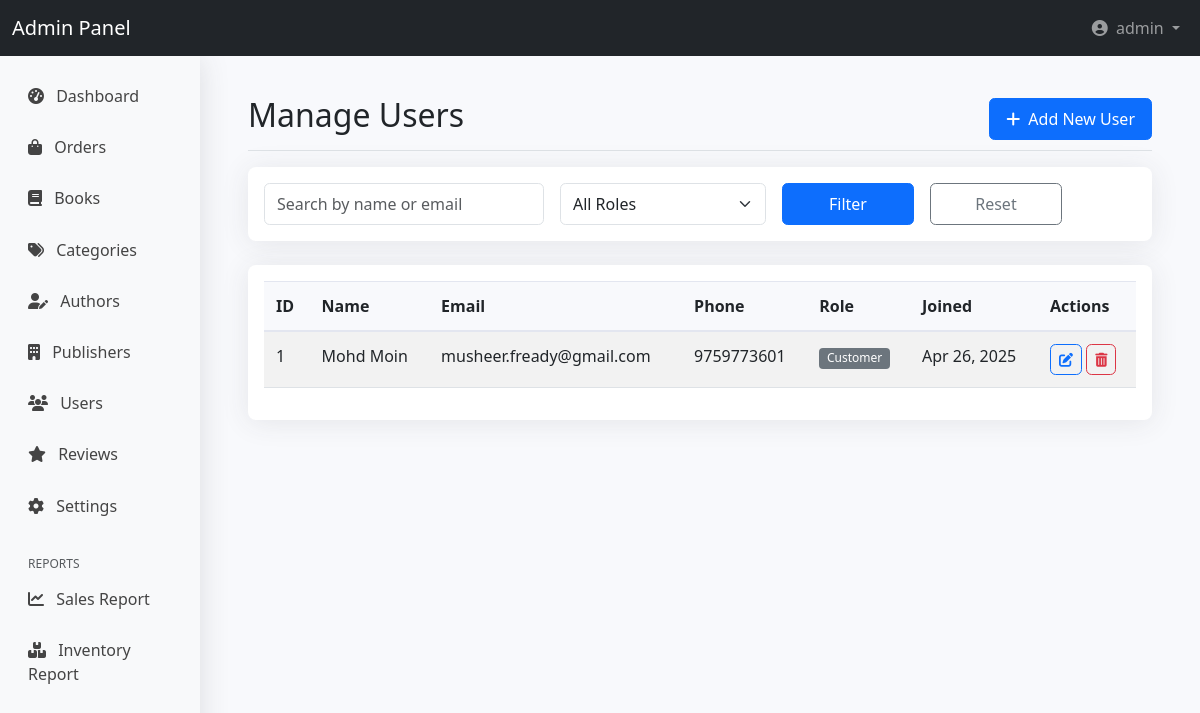
The page /admin/users/index.php (signed in) on the database its author committed.
### tables this page shows
CREATE TABLE `users` (
  `user_id` int(11) NOT NULL,
  `name` varchar(100) NOT NULL,
  `email` varchar(100) NOT NULL,
  `password` varchar(255) NOT NULL,
  `phone` varchar(20) DEFAULT NULL,
  `is_admin` tinyint(4) NOT NULL DEFAULT 0,
  `created_at` timestamp NOT NULL DEFAULT current_timestamp(),
  `updated_at` timestamp NOT NULL DEFAULT current_timestamp() ON UPDATE current_timestamp()
);

### admin/users/index.php (the view, shortened to what this page needs)
<?php
require_once '../../includes/config.php';
require_once '../admin_header.php';
$page = max(1, (int)($_GET['page'] ?? 1));
$per_page = 10;
$offset = ($page - 1) * $per_page;
$search = trim($_GET['search'] ?? '');
$params = [];
$base_query = "FROM users";
$data_sql = "
    SELECT *
    " . $base_query . "
    ORDER BY created_at DESC
    LIMIT $per_page OFFSET $offset
";
$stmt = $pdo->prepare($data_sql);
$stmt->execute($params);
$users = $stmt->fetchAll(PDO::FETCH_ASSOC);
?>
<div class="container-fluid py-4">
    <div class="row">
        <main class="col-md-12 ms-sm-auto col-lg-12 px-md-4">
            <div class="d-flex justify-content-between flex-wrap flex-md-nowrap align-items-center pt-3 pb-2 mb-3 border-bottom">
                <h1 class="h2">Manage Users</h1>
                <div class="btn-toolbar mb-2 mb-md-0">
                    <a href="add.php" class="btn btn-primary">
                        <i class="fas fa-plus me-1"></i> Add New User
                    </a>
                </div>
            </div>
            <div class="card mb-4">
                <div class="card-body">
                    <form method="get" class="row g-3">
                        <div class="col-md-4">
                            <input type="text" class="form-control" name="search" placeholder="Search by name or email" value="<?php echo htmlspecialchars($search); ?>">
                        </div>
                        <div class="col-md-3">
                            <select class="form-select" name="role">
                                <option value="">All Roles</option>
                            </select>
                        </div>
                        <div class="col-md-2">
                            <button type="submit" class="btn btn-primary w-100">Filter</button>
                        </div>
                        <div class="col-md-2">
                            <a href="index.php" class="btn btn-outline-secondary w-100">Reset</a>
                        </div>
                    </form>
                </div>
            </div>
            <div class="card">
                <div class="card-body">
                    <div class="table-responsive">
                        <table class="table table-striped table-hover">
                            <thead>
                                <tr>
                                    <th>ID</th>
                                    <th>Name</th>
                                    <th>Email</th>
                                    <th>Phone</th>
                                    <th>Role</th>
                                    <th>Joined</th>
                                    <th>Actions</th>
                                </tr>
                            </thead>
                            <tbody>
                                <?php foreach ($users as $user): ?>
                                    <tr>
                                        <td><?php echo $user['user_id']; ?></td>
                                        <td><?php echo htmlspecialchars($user['name']); ?></td>
                                        <td><?php echo htmlspecialchars($user['email']); ?></td>
                                        <td><?php echo $user['phone'] ? htmlspecialchars($user['phone']) : 'N/A'; ?></td>
                                        <td>
                                            <span class="badge <?php echo $user['is_admin'] ? 'bg-primary' : 'bg-secondary'; ?>">
                                                <?php echo $user['is_admin'] ? 'Admin' : 'Customer'; ?>
                                            </span>
                                        </td>
                                        <td><?php echo date('M j, Y', strtotime($user['created_at'])); ?></td>
                                        <td>
                                            <a href="edit.php?id=<?php echo $user['user_id']; ?>" class="btn btn-sm btn-outline-primary">
                                                <i class="fas fa-edit"></i>
                                            </a>
                                            <button class="btn btn-sm btn-outline-danger delete-user" data-id="<?php echo $user['user_id']; ?>">
                                                <i class="fas fa-trash-alt"></i>
                                            </button>
                                        </td>
                                    </tr>
                                <?php endforeach; ?>
                            </tbody>
                        </table>
                    </div>
                </div>
            </div>
        </main>
    </div>
</div>
<?php require_once '../admin_footer.php'; ?>

### assets/css/admin.css (style rules this page uses)
body.admin-dashboard { background-color: #f8f9fc; }
.card { border: none; border-radius: 0.5rem; box-shadow: 0 0.15rem 1.75rem 0 rgba(58, 59, 69, 0.1); }
.table-responsive { overflow-x: auto; }
.table { width: 100%; margin-bottom: 1rem; color: #212529; }
.table th { background-color: #f8f9fc; border-bottom: 2px solid #e3e6f0; }
.table td, .table th { padding: 0.75rem; vertical-align: top; border-top: 1px solid #e3e6f0; }
.form-control, .form-select { border-radius: 0.35rem; padding: 0.5rem 0.75rem; }
.btn { border-radius: 0.35rem; padding: 0.5rem 1rem; }
.btn-sm { padding: 0.25rem 0.5rem; font-size: 0.875rem; }
.badge { font-weight: 500; padding: 0.35em 0.65em; border-radius: 0.25rem; }

### rows shown on the page
users: user_id "1", name "Mohd Moin", email "musheer.fready@gmail.com", phone "9759773601", is_admin "Customer", created_at "Apr 26, 2025"

### other values the page prints
$_SESSION['admin_username'] "admin"
